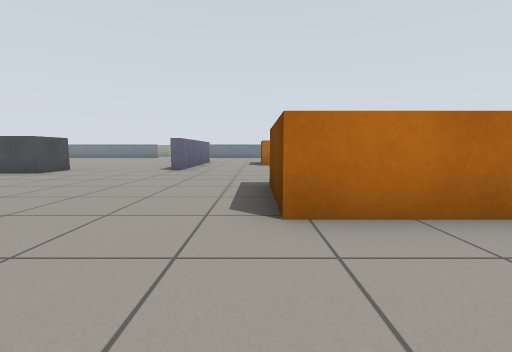
[1] (above)

24 first-person views from a walk through a Gazebo world. The camera is 0.66 m above the floor, tilts 6° down and sees 90° across. The floor is counted in squares, 1 m on a side. Each view is taken from the middle of a square. On the plan, view 1 faces up. The plan holds only what a view shows up to about 9 squares ahead; the rest is blank.

[2]
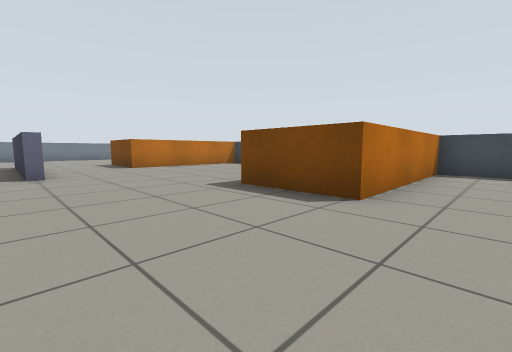

[3]
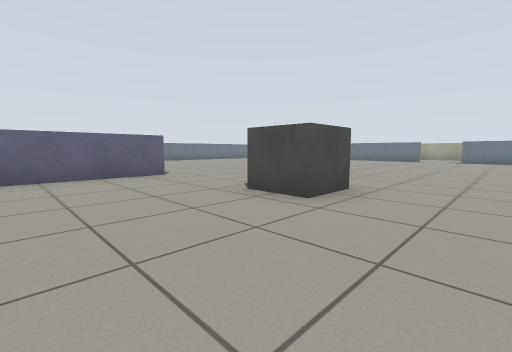

[4]
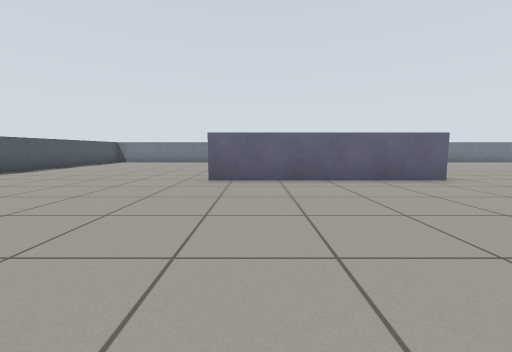

[5]
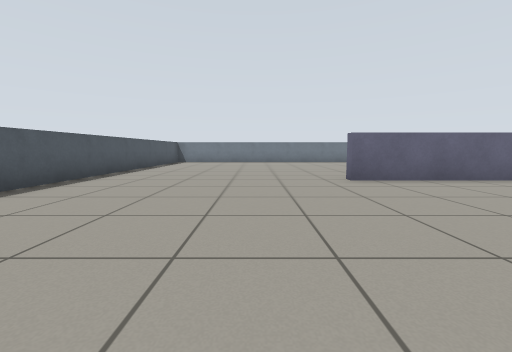

[6]
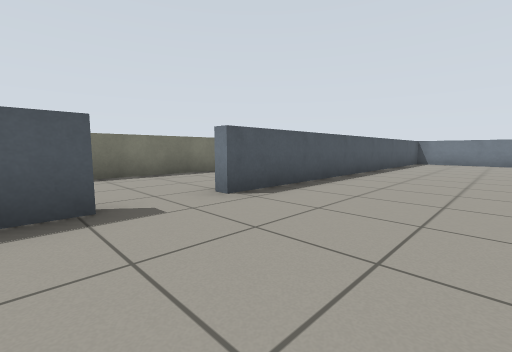

[7]
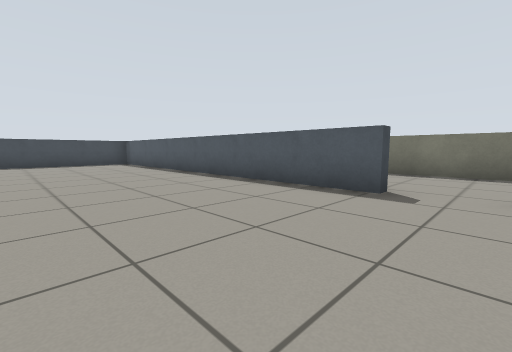

[8]
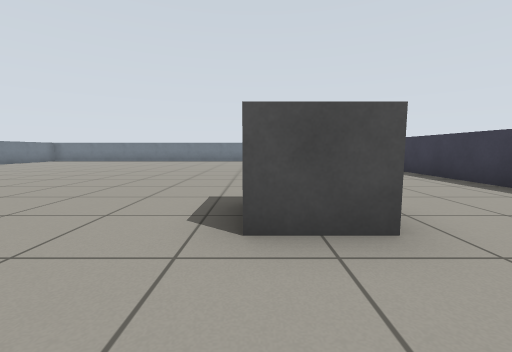

[9]
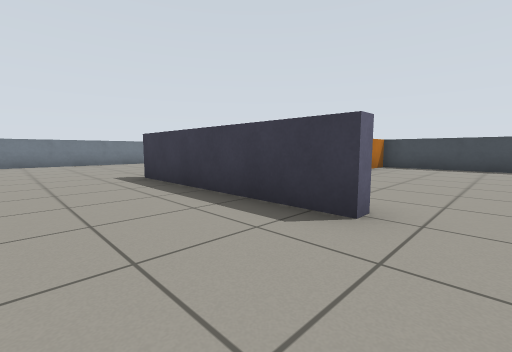

[10]
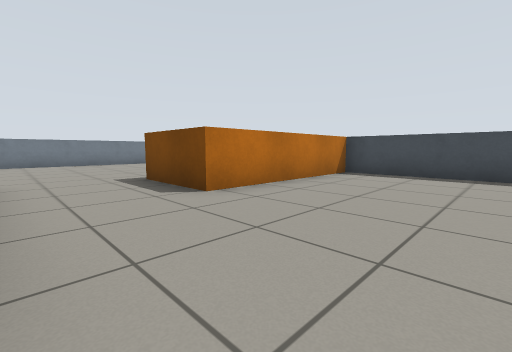

[11]
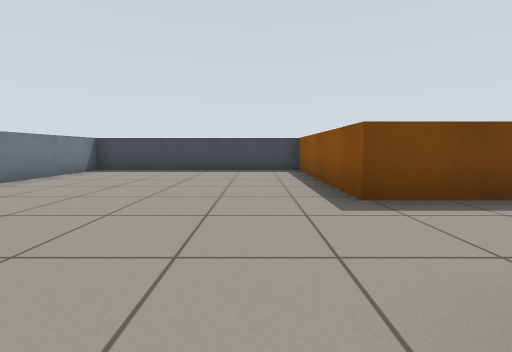

[12]
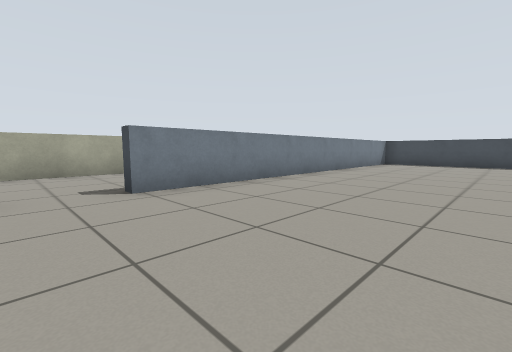

[13]
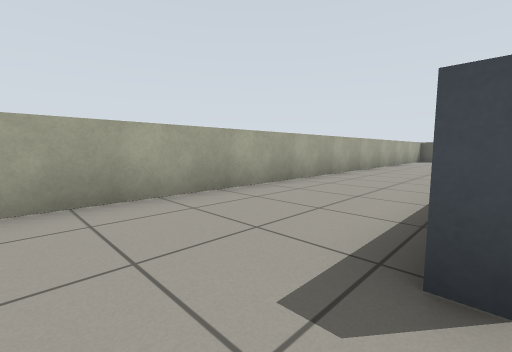

[14]
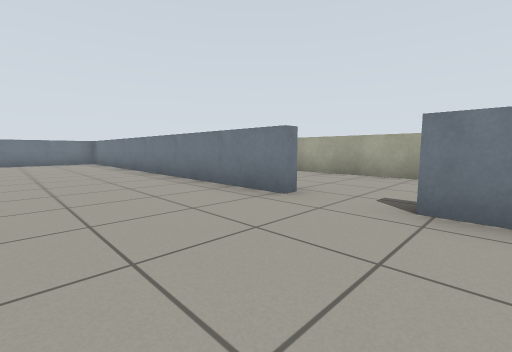

[15]
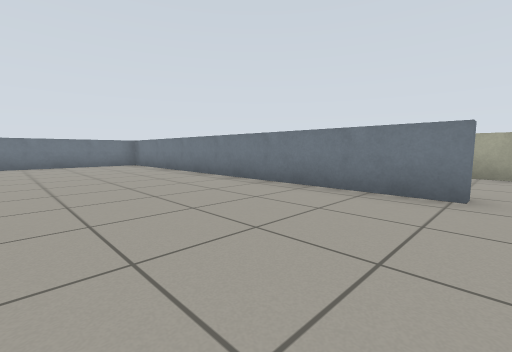

[16]
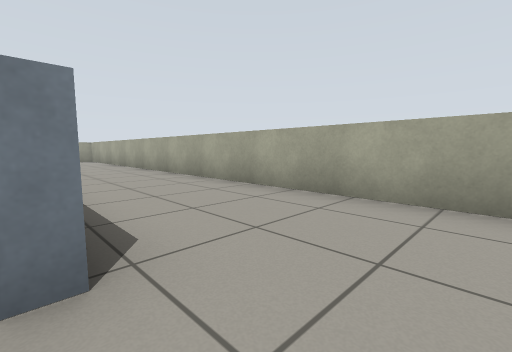

[17]
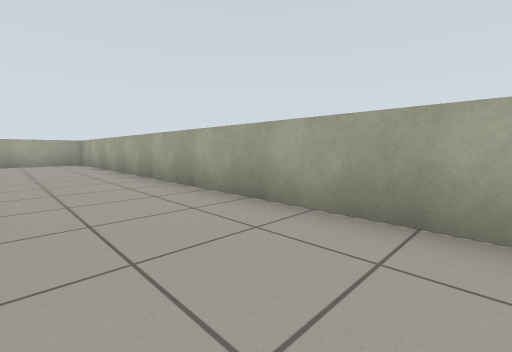

[18]
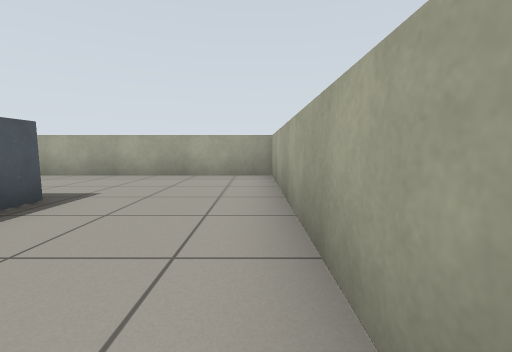

[19]
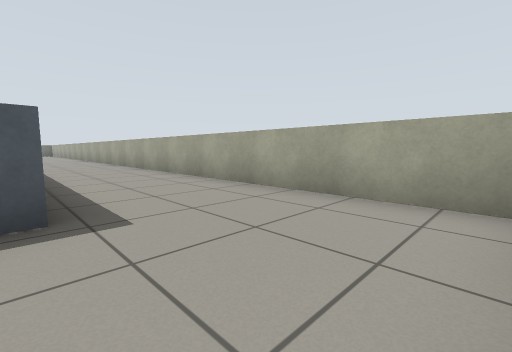

[20]
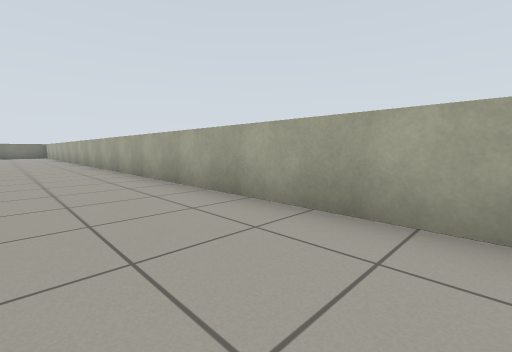

[21]
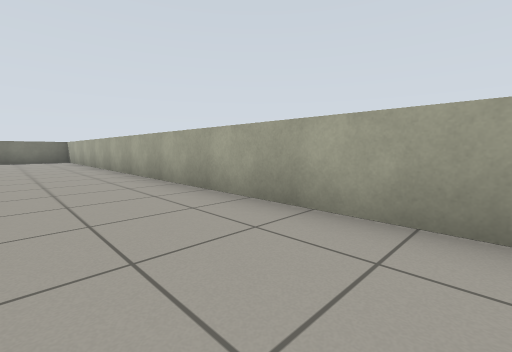

[22]
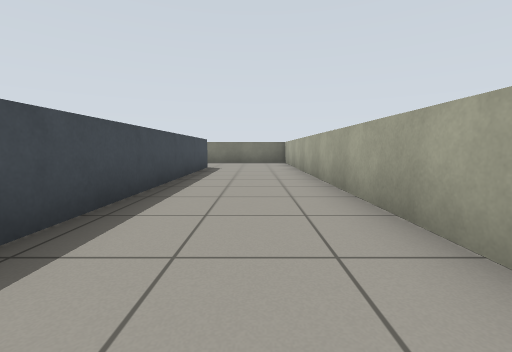

[23]
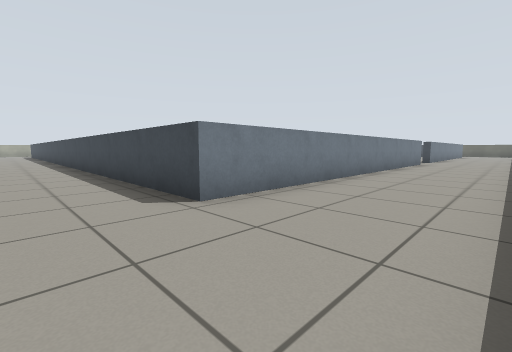

[24]
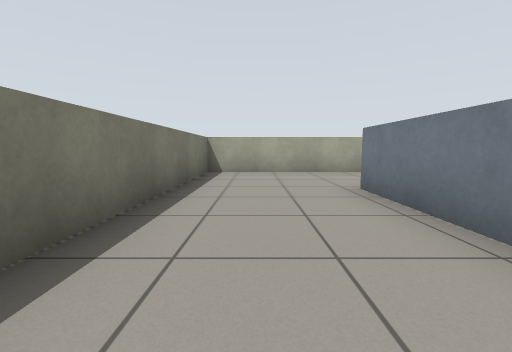

### Floor plan
Points are (right, up) in squares from view 1. A wall is a line through its corners. A room is listed if a view was taken in it or the views show most of it. See-through windows are left out.
Room 1 (views 1, 2, 3, 4, 5, 6, 7, 8, 9, 10, 11, 12, 14, 15)
walls: (-5.6, -3.9) (1.9, -3.9); (5, 6.9) (5, 10.3) (0.3, 10.3) (0.3, 12.6) (5, 12.6) (5, 19) (-5.8, 19); (-7.3, 19) (-15.9, 19); (-14.9, -3.9) (-7.2, -3.9); (5, -1) (5, 2.3) (0.3, 2.3) (0.3, 4.8); (-17.9, 17) (-17.9, 15)
ways out: opening at (-6.5, -4) to room 2; opening at (-6.5, 19) to room 2
objects: grey box (-11, 2) to (-11, 7); pillar (-7, 7) to (-6, 8); grey box (-3, 8) to (-3, 13)
Room 2 (views 13, 16, 17, 18, 19, 20, 21, 22, 23, 24)
walls: (2.5, 22.4) (-21.4, 22.4) (-21.4, -7.4) (-15.2, -7.4); (-7.3, 19.4) (-7.3, 19); (-5.6, -4.4) (-5.6, -3.9); (-9.9, -4.3) (-18.3, -4.3) (-18.3, 4.1); (-18.4, 19.3) (-17.6, 19.3); (-9.6, -7.4) (-4.6, -7.4)
ways out: opening at (-6.5, -4) to room 1; opening at (-6.5, 19) to room 1

Where each view was taken, in squares from view 1:
view 1: 0 up, 0 right, facing up
view 2: 1 up, 3 left, facing up-right
view 3: 4 up, 4 left, facing up-left
view 4: 3 up, 5 left, facing left
view 5: 0 up, 5 left, facing left
view 6: 1 down, 5 left, facing down-left
view 7: 0 up, 7 left, facing down-right
view 8: 5 up, 7 left, facing up
view 9: 7 up, 5 left, facing up-right
view 10: 7 up, 2 left, facing up-right
view 11: 14 up, 3 left, facing right
view 12: 15 up, 7 left, facing up-right
view 13: 19 up, 7 left, facing up-right
view 14: 16 up, 5 left, facing up-left
view 15: 15 up, 7 left, facing up-left
view 16: 19 up, 6 left, facing up-left
view 17: 20 up, 9 left, facing up-left
view 18: 22 up, 15 left, facing left
view 19: 22 up, 18 left, facing down-left
view 20: 16 up, 19 left, facing down-left
view 21: 8 up, 19 left, facing down-left
view 22: 5 up, 20 left, facing down
view 23: 7 down, 20 left, facing up-right
view 24: 6 down, 14 left, facing left
